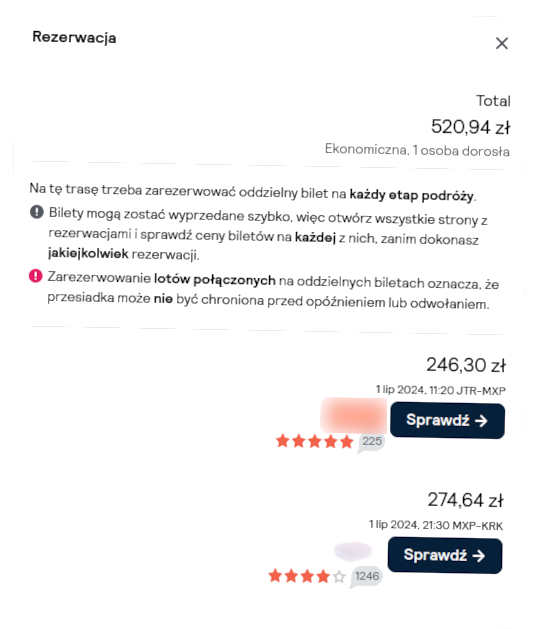
#> input picture media/portrait_rotation_plus.png, 534 x 629 px, found by its file name
$ jupyter execute Untitled.ipynb
#> lines starting #> are read from the running program, lines starting #| are printed output that depends on the picture; after the words box and inside, x2 and y2 are one past the last pixel; in counts of white or black regions, pixels touching at a corner belong together
[cell 1]
import cv2
import matplotlib.pyplot as plt
import numpy as np

[cell 2]
src = cv2.imread("/home/deko/Projects/compvis/src/compvis/media/portrait_rotation_plus.png")
#> src is the input picture: shape (629, 534, 3); mean B, G, R 244.1, 243.6, 243.9

[cell 3]
plt.imshow(src)

[cell 4]
gray = cv2.cvtColor(src, cv2.COLOR_BGR2GRAY)
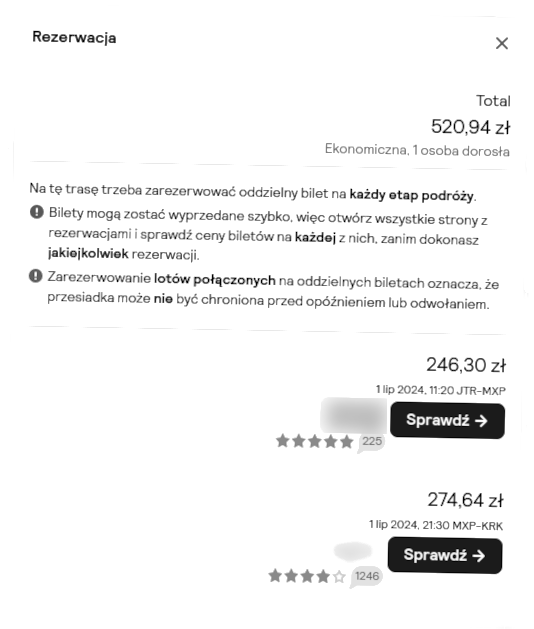
#> gray: shape (629, 534); min 0, max 255, mean 243.7
gray = cv2.bitwise_not(gray)
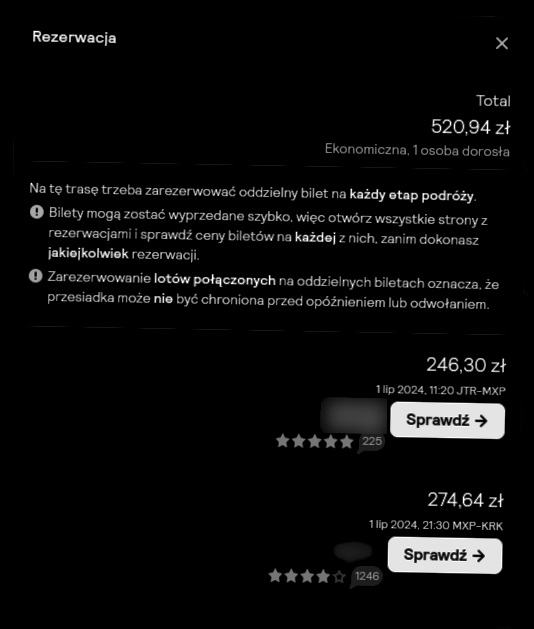
#> gray: shape (629, 534); min 0, max 255, mean 11.3

[cell 5]
thresh = cv2.threshold(gray, 0, 255, cv2.THRESH_BINARY | cv2.THRESH_OTSU)[1]
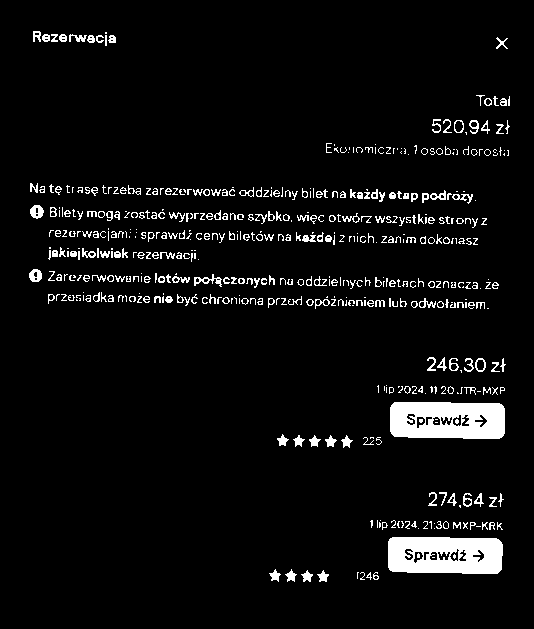
#> thresh: shape (629, 534); 5.5% white; 507 white regions (253 under 20 px), largest, box (x1, y1, x2, y2) and area: (390, 402, 505, 439) 3668, (388, 537, 503, 574) 3665, (30, 205, 44, 219) 134

[cell 6]
plt.imshow(thresh)

[cell 7]
coords = np.column_stack(np.where(thresh > 0))
#> coords = 18327 pairs, first value 31 to 581, second value 29 to 509

[cell 8]
(center, (width, height), angle) = cv2.minAreaRect(coords)
#> center = (307.4, 267.5); width = 546.8; height = 478.2; angle = -0.751

[cell 9]
90-angle
#> Out = 90.75

$ run again, with media/landscape_rotation_minus.jpg saved as media/portrait_rotation_plus.png
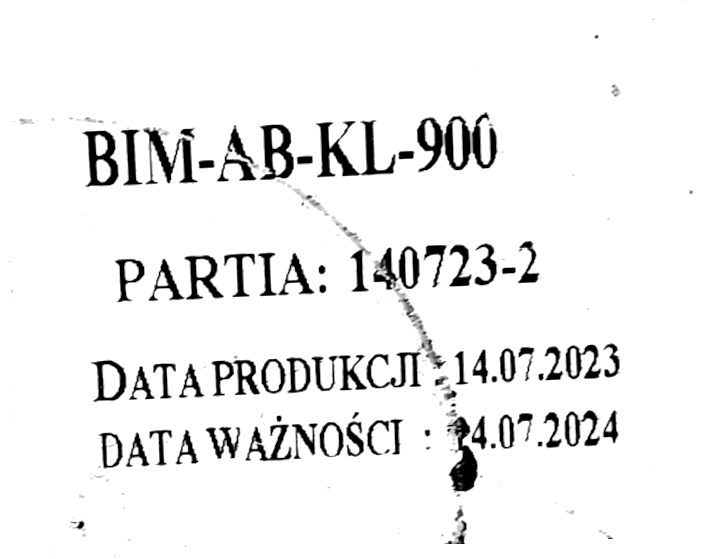
#> input picture media/landscape_rotation_minus.jpg, 707 x 559 px, found by its file name
#> src is the input picture: shape (559, 707, 3); min 0, max 255, mean 238.5
#> `gray = cv2.bitwise_not(gray)`:
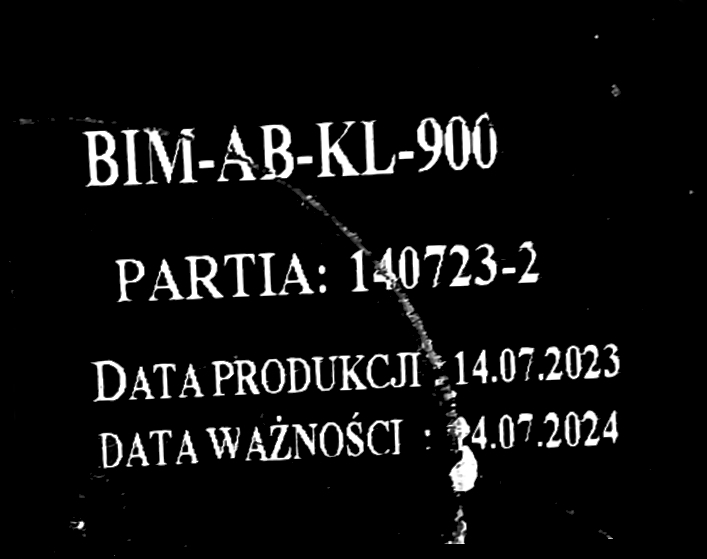
#> gray: shape (559, 707); min 0, max 255, mean 16.5
#> `thresh = cv2.threshold(gray, 0, 255, cv2.THRESH_BINARY | cv2.THRESH_OT..`:
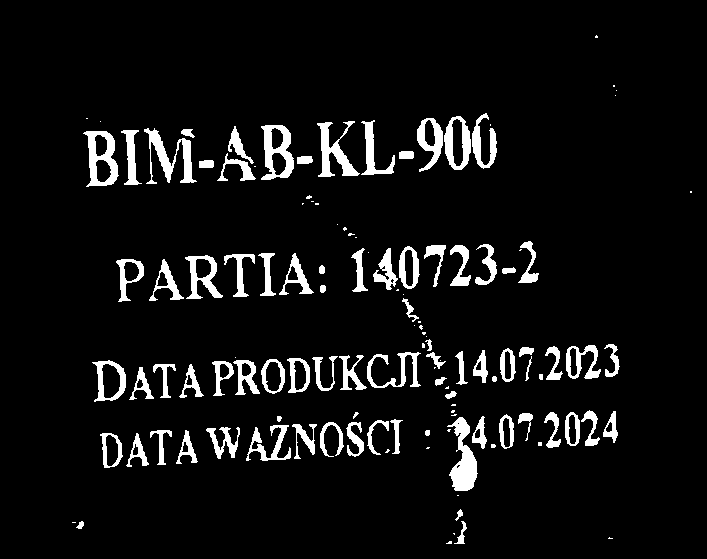
#> thresh: shape (559, 707); 6.6% white; 126 white regions (44 under 20 px), largest, box (x1, y1, x2, y2) and area: (447, 417, 478, 491) 1155, (144, 128, 197, 184) 1015, (83, 131, 119, 187) 978
#> coords = 26246 pairs, first value 35 to 543, second value 72 to 691
#> center = (285.1, 383.5); width = 512; height = 609.4; angle = -1.62
#> Out = 91.62
